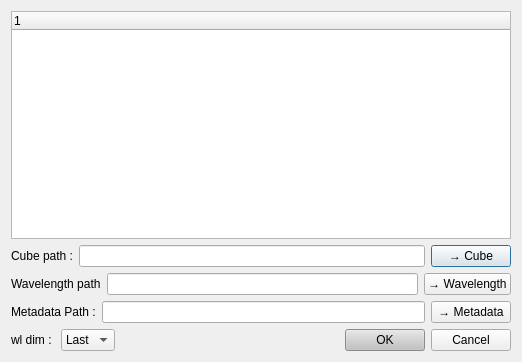
<?xml version="1.0" encoding="UTF-8"?>
<ui version="4.0">
 <class>HDF5BrowserDialog</class>
 <widget class="QDialog" name="HDF5BrowserDialog">
  <property name="geometry">
   <rect>
    <x>0</x>
    <y>0</y>
    <width>522</width>
    <height>362</height>
   </rect>
  </property>
  <property name="windowTitle">
   <string>Navigateur HDF5</string>
  </property>
  <layout class="QVBoxLayout" name="verticalLayout">
   <item>
    <widget class="QTreeWidget" name="treeWidget">
     <property name="headerLabels" stdset="0">
      <stringlist>
       <string>Nom</string>
       <string>Type</string>
       <string>Chemin</string>
      </stringlist>
     </property>
     <column>
      <property name="text">
       <string notr="true">1</string>
      </property>
     </column>
    </widget>
   </item>
   <item>
    <layout class="QHBoxLayout" name="layoutCube">
     <item>
      <widget class="QLabel" name="labelCube">
       <property name="text">
        <string>Cube path :</string>
       </property>
      </widget>
     </item>
     <item>
      <widget class="QLineEdit" name="le_cube">
       <property name="readOnly">
        <bool>true</bool>
       </property>
      </widget>
     </item>
     <item>
      <widget class="QPushButton" name="btn_select_cube">
       <property name="text">
        <string>→ Cube</string>
       </property>
      </widget>
     </item>
    </layout>
   </item>
   <item>
    <layout class="QHBoxLayout" name="layoutWl">
     <item>
      <widget class="QLabel" name="labelWl">
       <property name="text">
        <string>Wavelength path</string>
       </property>
      </widget>
     </item>
     <item>
      <widget class="QLineEdit" name="le_wl">
       <property name="readOnly">
        <bool>true</bool>
       </property>
      </widget>
     </item>
     <item>
      <widget class="QPushButton" name="btn_select_wl">
       <property name="text">
        <string>→ Wavelength</string>
       </property>
      </widget>
     </item>
    </layout>
   </item>
   <item>
    <layout class="QHBoxLayout" name="layoutMeta">
     <item>
      <widget class="QLabel" name="labelMeta">
       <property name="text">
        <string>Metadata Path :</string>
       </property>
      </widget>
     </item>
     <item>
      <widget class="QLineEdit" name="le_meta">
       <property name="readOnly">
        <bool>true</bool>
       </property>
      </widget>
     </item>
     <item>
      <widget class="QPushButton" name="btn_select_meta">
       <property name="text">
        <string>→ Metadata</string>
       </property>
      </widget>
     </item>
    </layout>
   </item>
   <item>
    <layout class="QHBoxLayout" name="layoutButtons">
     <item>
      <widget class="QLabel" name="label_wl_dim">
       <property name="text">
        <string>wl dim : </string>
       </property>
      </widget>
     </item>
     <item>
      <widget class="QComboBox" name="comboBox_channel_wl">
       <item>
        <property name="text">
         <string>Last</string>
        </property>
       </item>
       <item>
        <property name="text">
         <string>First</string>
        </property>
       </item>
      </widget>
     </item>
     <item>
      <spacer name="horizontalSpacer">
       <property name="orientation">
        <enum>Qt::Horizontal</enum>
       </property>
       <property name="sizeHint" stdset="0">
        <size>
         <width>40</width>
         <height>20</height>
        </size>
       </property>
      </spacer>
     </item>
     <item>
      <widget class="QPushButton" name="btn_ok">
       <property name="styleSheet">
        <string notr="true">background-color: rgb(194, 194, 194);</string>
       </property>
       <property name="text">
        <string>OK</string>
       </property>
      </widget>
     </item>
     <item>
      <widget class="QPushButton" name="btn_cancel">
       <property name="text">
        <string>Cancel</string>
       </property>
      </widget>
     </item>
    </layout>
   </item>
  </layout>
 </widget>
 <resources/>
 <connections/>
</ui>
